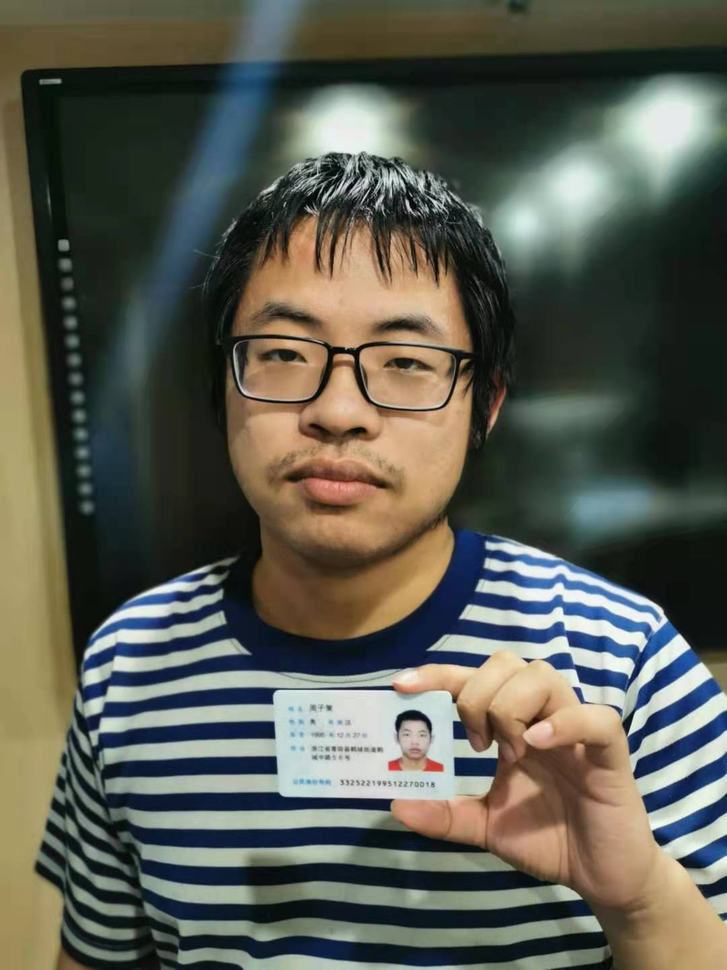
#> input picture Python_Opencv/img.png, 727 x 970 px, shrunk from 1080 x 1440 before the run
$ python '取物体轮廓，一般对二值化图片.py'
#> lines starting #> are read from the running program, lines starting #| are printed output that depends on the picture; after the words box and inside, x2 and y2 are one past the last pixel; in counts of white or black regions, pixels touching at a corner belong together
import cv2
import numpy as np
from matplotlib import pyplot as plt


img = cv2.imread('img.png', 0)
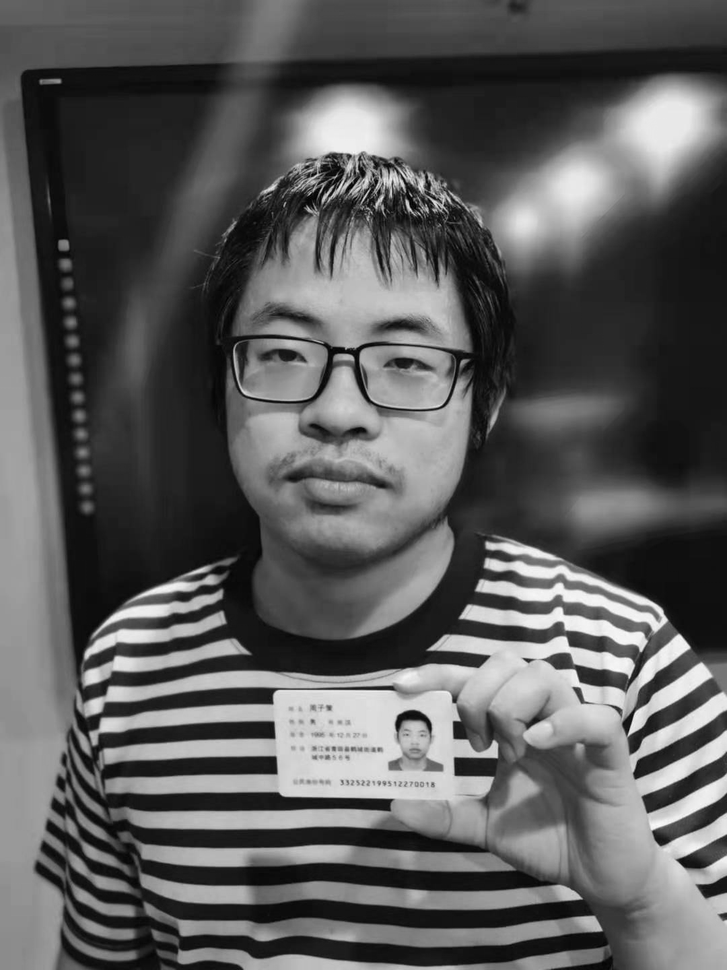
#> img: shape (970, 727); min 0, max 250, mean 90.8
blur = cv2.GaussianBlur(img, (3, 3), 0)
ret, image = cv2.threshold(blur, 0, 255, cv2.THRESH_BINARY+cv2.THRESH_OTSU)
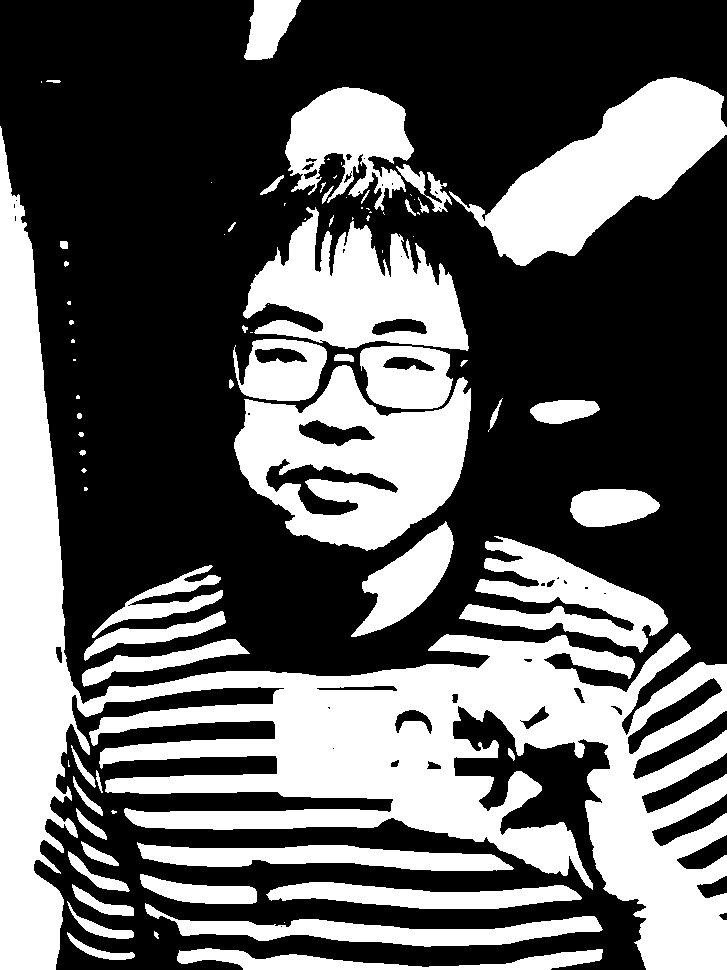
#> image: shape (970, 727); 38.2% white; 83 white regions (31 under 20 px), largest, box (x1, y1, x2, y2) and area: (0, 126, 727, 970) 130317, (234, 365, 471, 551) 24167, (449, 77, 727, 266) 21924
#> ret = 104
print(ret)
#| 104.0
# blur1 = cv2.blur(blur, (5, 5))
kernel = np.ones((2, 2), np.uint8)
# ero = cv2.erode(image, kernel, iterations=1)
gra = cv2.morphologyEx(image, cv2.MORPH_GRADIENT, kernel)
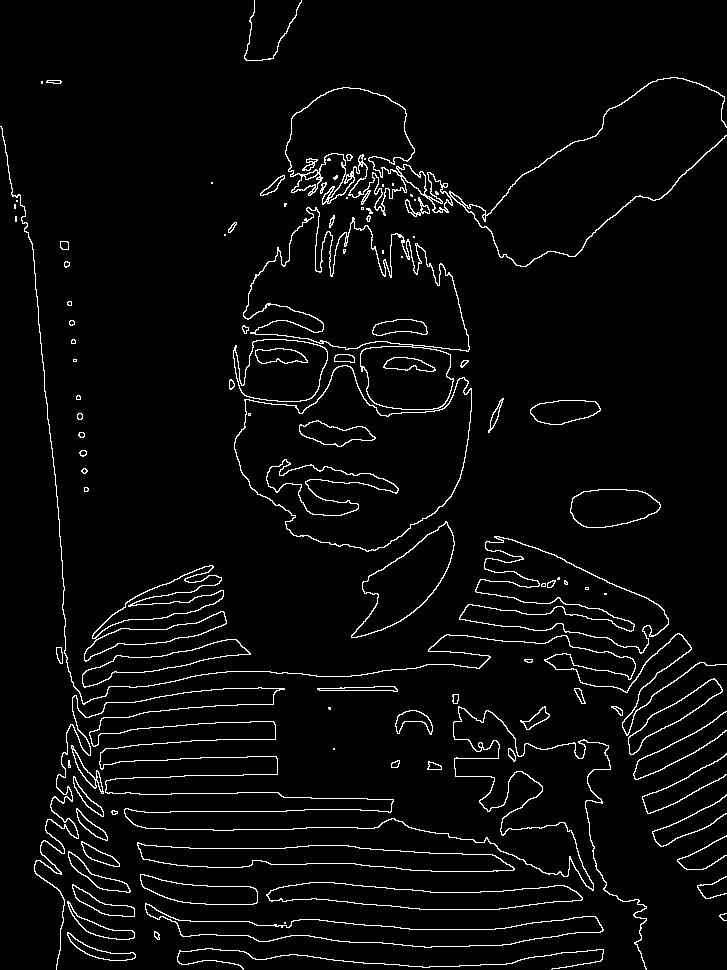
#> gra: shape (970, 727); 3.8% white in thin lines or dots

# cv2.imshow('IMG2', img)
cv2.imshow('IMG3', gra)
cv2.imwrite('zzcimg.png', gra)
# plt.show()

if cv2.waitKey(0) & 0xff == ord('q'):
#> (key q is pressed here)
    cv2.destroyAllWindows()
